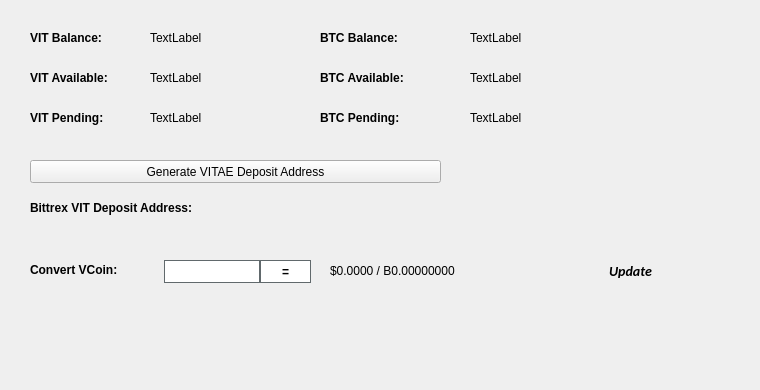
   <widget class="QWidget" name="BalanceTab">
    <attribute name="title">
     <string>Balance</string>
    </attribute>
    <widget class="QLabel" name="BitcoinBalanceLabel">
     <property name="geometry">
      <rect>
       <x>470</x>
       <y>30</y>
       <width>150</width>
       <height>16</height>
      </rect>
     </property>
     <property name="text">
      <string>TextLabel</string>
     </property>
    </widget>
    <widget class="QLabel" name="VITBalanceLabel">
     <property name="geometry">
      <rect>
       <x>150</x>
       <y>30</y>
       <width>150</width>
       <height>16</height>
      </rect>
     </property>
     <property name="text">
      <string>TextLabel</string>
     </property>
    </widget>
    <widget class="QLabel" name="label_11">
     <property name="geometry">
      <rect>
       <x>30</x>
       <y>30</y>
       <width>101</width>
       <height>16</height>
      </rect>
     </property>
     <property name="font">
      <font>
       <weight>75</weight>
       <bold>true</bold>
      </font>
     </property>
     <property name="text">
      <string>VIT Balance:</string>
     </property>
    </widget>
    <widget class="QLabel" name="label_12">
     <property name="geometry">
      <rect>
       <x>320</x>
       <y>30</y>
       <width>101</width>
       <height>16</height>
      </rect>
     </property>
     <property name="font">
      <font>
       <weight>75</weight>
       <bold>true</bold>
      </font>
     </property>
     <property name="text">
      <string>BTC Balance:</string>
     </property>
    </widget>
    <widget class="QLabel" name="VITAvailableLabel_2">
     <property name="geometry">
      <rect>
       <x>150</x>
       <y>70</y>
       <width>150</width>
       <height>16</height>
      </rect>
     </property>
     <property name="text">
      <string>TextLabel</string>
     </property>
    </widget>
    <widget class="QLabel" name="label_13">
     <property name="geometry">
      <rect>
       <x>30</x>
       <y>70</y>
       <width>111</width>
       <height>16</height>
      </rect>
     </property>
     <property name="font">
      <font>
       <weight>75</weight>
       <bold>true</bold>
      </font>
     </property>
     <property name="text">
      <string>VIT Available:</string>
     </property>
    </widget>
    <widget class="QLabel" name="label_14">
     <property name="geometry">
      <rect>
       <x>30</x>
       <y>110</y>
       <width>101</width>
       <height>16</height>
      </rect>
     </property>
     <property name="font">
      <font>
       <weight>75</weight>
       <bold>true</bold>
      </font>
     </property>
     <property name="text">
      <string>VIT Pending:</string>
     </property>
    </widget>
    <widget class="QLabel" name="VITPendingLabel">
     <property name="geometry">
      <rect>
       <x>150</x>
       <y>110</y>
       <width>150</width>
       <height>16</height>
      </rect>
     </property>
     <property name="text">
      <string>TextLabel</string>
     </property>
    </widget>
    <widget class="QLabel" name="label_15">
     <property name="geometry">
      <rect>
       <x>320</x>
       <y>70</y>
       <width>111</width>
       <height>16</height>
      </rect>
     </property>
     <property name="font">
      <font>
       <weight>75</weight>
       <bold>true</bold>
      </font>
     </property>
     <property name="text">
      <string>BTC Available:</string>
     </property>
    </widget>
    <widget class="QLabel" name="BitcoinAvailableLabel">
     <property name="geometry">
      <rect>
       <x>470</x>
       <y>70</y>
       <width>150</width>
       <height>16</height>
      </rect>
     </property>
     <property name="text">
      <string>TextLabel</string>
     </property>
    </widget>
    <widget class="QLabel" name="label_31">
     <property name="geometry">
      <rect>
       <x>320</x>
       <y>110</y>
       <width>111</width>
       <height>16</height>
      </rect>
     </property>
     <property name="font">
      <font>
       <weight>75</weight>
       <bold>true</bold>
      </font>
     </property>
     <property name="text">
      <string>BTC Pending:</string>
     </property>
    </widget>
    <widget class="QLabel" name="BitcoinPendingLabel">
     <property name="geometry">
      <rect>
       <x>470</x>
       <y>110</y>
       <width>150</width>
       <height>16</height>
      </rect>
     </property>
     <property name="text">
      <string>TextLabel</string>
     </property>
    </widget>
    <widget class="QLabel" name="label_33">
     <property name="geometry">
      <rect>
       <x>30</x>
       <y>200</y>
       <width>221</width>
       <height>16</height>
      </rect>
     </property>
     <property name="font">
      <font>
       <weight>75</weight>
       <bold>true</bold>
      </font>
     </property>
     <property name="text">
      <string>Bittrex VIT Deposit Address:</string>
     </property>
    </widget>
    <widget class="QPushButton" name="GenDepositBTN">
     <property name="geometry">
      <rect>
       <x>30</x>
       <y>160</y>
       <width>411</width>
       <height>23</height>
      </rect>
     </property>
     <property name="text">
      <string>Generate VITAE Deposit Address</string>
     </property>
     <property name="icon">
      <iconset resource="../vitae.qrc">
       <normaloff>:/icons/bitcoin</normaloff>:/icons/bitcoin</iconset>
     </property>
    </widget>
    <widget class="QLabel" name="DepositAddressLabel">
     <property name="geometry">
      <rect>
       <x>200</x>
       <y>200</y>
       <width>261</width>
       <height>16</height>
      </rect>
     </property>
     <property name="palette">
      <palette>
       <active>
        <colorrole role="WindowText">
         <brush brushstyle="SolidPattern">
          <color alpha="255">
           <red>0</red>
           <green>0</green>
           <blue>0</blue>
          </color>
         </brush>
        </colorrole>
        <colorrole role="Text">
         <brush brushstyle="SolidPattern">
          <color alpha="255">
           <red>0</red>
           <green>0</green>
           <blue>255</blue>
          </color>
         </brush>
        </colorrole>
       </active>
       <inactive>
        <colorrole role="WindowText">
         <brush brushstyle="SolidPattern">
          <color alpha="255">
           <red>0</red>
           <green>0</green>
           <blue>0</blue>
          </color>
         </brush>
        </colorrole>
        <colorrole role="Text">
         <brush brushstyle="SolidPattern">
          <color alpha="255">
           <red>0</red>
           <green>0</green>
           <blue>255</blue>
          </color>
         </brush>
        </colorrole>
       </inactive>
       <disabled>
        <colorrole role="WindowText">
         <brush brushstyle="SolidPattern">
          <color alpha="255">
           <red>120</red>
           <green>120</green>
           <blue>120</blue>
          </color>
         </brush>
        </colorrole>
        <colorrole role="Text">
         <brush brushstyle="SolidPattern">
          <color alpha="255">
           <red>120</red>
           <green>120</green>
           <blue>120</blue>
          </color>
         </brush>
        </colorrole>
       </disabled>
      </palette>
     </property>
     <property name="font">
      <font>
       <weight>75</weight>
       <bold>true</bold>
      </font>
     </property>
     <property name="text">
      <string/>
     </property>
     <property name="alignment">
      <set>Qt::AlignRight|Qt::AlignTrailing|Qt::AlignVCenter</set>
     </property>
     <property name="textInteractionFlags">
      <set>Qt::LinksAccessibleByMouse|Qt::TextSelectableByKeyboard|Qt::TextSelectableByMouse</set>
     </property>
    </widget>
    <widget class="QLabel" name="label_8">
     <property name="geometry">
      <rect>
       <x>460</x>
       <y>300</y>
       <width>281</width>
       <height>81</height>
      </rect>
     </property>
     <property name="text">
      <string/>
     </property>
     <property name="pixmap">
      <pixmap>:/images/bittrex</pixmap>
     </property>
    </widget>
    <widget class="QWidget" name="widgetConversion" native="true">
     <property name="geometry">
      <rect>
       <x>0</x>
       <y>250</y>
       <width>751</width>
       <height>43</height>
      </rect>
     </property>
     <property name="minimumSize">
      <size>
       <width>0</width>
       <height>43</height>
      </size>
     </property>
     <property name="styleSheet">
      <string notr="true"/>
     </property>
     <widget class="QPushButton" name="btnUpdateMarketData">
      <property name="geometry">
       <rect>
        <x>575</x>
        <y>0</y>
        <width>111</width>
        <height>41</height>
       </rect>
      </property>
      <property name="sizePolicy">
       <sizepolicy hsizetype="Expanding" vsizetype="Expanding">
        <horstretch>0</horstretch>
        <verstretch>0</verstretch>
       </sizepolicy>
      </property>
      <property name="font">
       <font>
        <family>calibri</family>
        <pointsize>-1</pointsize>
        <weight>75</weight>
        <italic>true</italic>
        <bold>true</bold>
       </font>
      </property>
      <property name="styleSheet">
       <string notr="true">margin:0px;text-align:center;padding:2px;border-radius:3px;font-style:italic;width:100px;font-size:14px;font-family:calibri;font-weight:600;</string>
      </property>
      <property name="text">
       <string>Update</string>
      </property>
      <property name="iconSize">
       <size>
        <width>150</width>
        <height>35</height>
       </size>
      </property>
      <property name="autoDefault">
       <bool>true</bool>
      </property>
      <property name="default">
       <bool>true</bool>
      </property>
     </widget>
     <widget class="QLabel" name="lblConvertVCoin">
      <property name="geometry">
       <rect>
        <x>30</x>
        <y>10</y>
        <width>131</width>
        <height>20</height>
       </rect>
      </property>
      <property name="styleSheet">
       <string notr="true"/>
      </property>
      <property name="text">
       <string>&lt;html&gt;&lt;head/&gt;&lt;body&gt;&lt;p&gt;&lt;span style=&quot; font-weight:600;&quot;&gt;Convert VCoin:&lt;/span&gt;&lt;/p&gt;&lt;/body&gt;&lt;/html&gt;</string>
      </property>
     </widget>
     <widget class="QLineEdit" name="txtConvertVCoinQty">
      <property name="geometry">
       <rect>
        <x>160</x>
        <y>10</y>
        <width>100</width>
        <height>23</height>
       </rect>
      </property>
      <property name="minimumSize">
       <size>
        <width>100</width>
        <height>23</height>
       </size>
      </property>
      <property name="maximumSize">
       <size>
        <width>100</width>
        <height>16777215</height>
       </size>
      </property>
      <property name="styleSheet">
       <string notr="true">border: 1px solid #61696c;margin-left:4px;</string>
      </property>
     </widget>
     <widget class="QPushButton" name="btnConvertVitae">
      <property name="geometry">
       <rect>
        <x>260</x>
        <y>10</y>
        <width>51</width>
        <height>23</height>
       </rect>
      </property>
      <property name="minimumSize">
       <size>
        <width>0</width>
        <height>23</height>
       </size>
      </property>
      <property name="styleSheet">
       <string notr="true">border:1px solid #61696c;background:white;font-weight:600;</string>
      </property>
      <property name="text">
       <string>=</string>
      </property>
     </widget>
     <widget class="QLabel" name="lblConvertVCoinResults">
      <property name="geometry">
       <rect>
        <x>330</x>
        <y>0</y>
        <width>201</width>
        <height>41</height>
       </rect>
      </property>
      <property name="styleSheet">
       <string notr="true"/>
      </property>
      <property name="text">
       <string>$0.0000 / B0.00000000</string>
      </property>
     </widget>
     <widget class="QLabel" name="iconOverviewUpdateWait">
      <property name="geometry">
       <rect>
        <x>670</x>
        <y>10</y>
        <width>24</width>
        <height>24</height>
       </rect>
      </property>
      <property name="text">
       <string/>
      </property>
      <property name="pixmap">
       <pixmap resource="../vitae.qrc">:/icons/transaction_1</pixmap>
      </property>
      <property name="scaledContents">
       <bool>true</bool>
      </property>
      <property name="alignment">
       <set>Qt::AlignCenter</set>
      </property>
     </widget>
    </widget>
   </widget>
